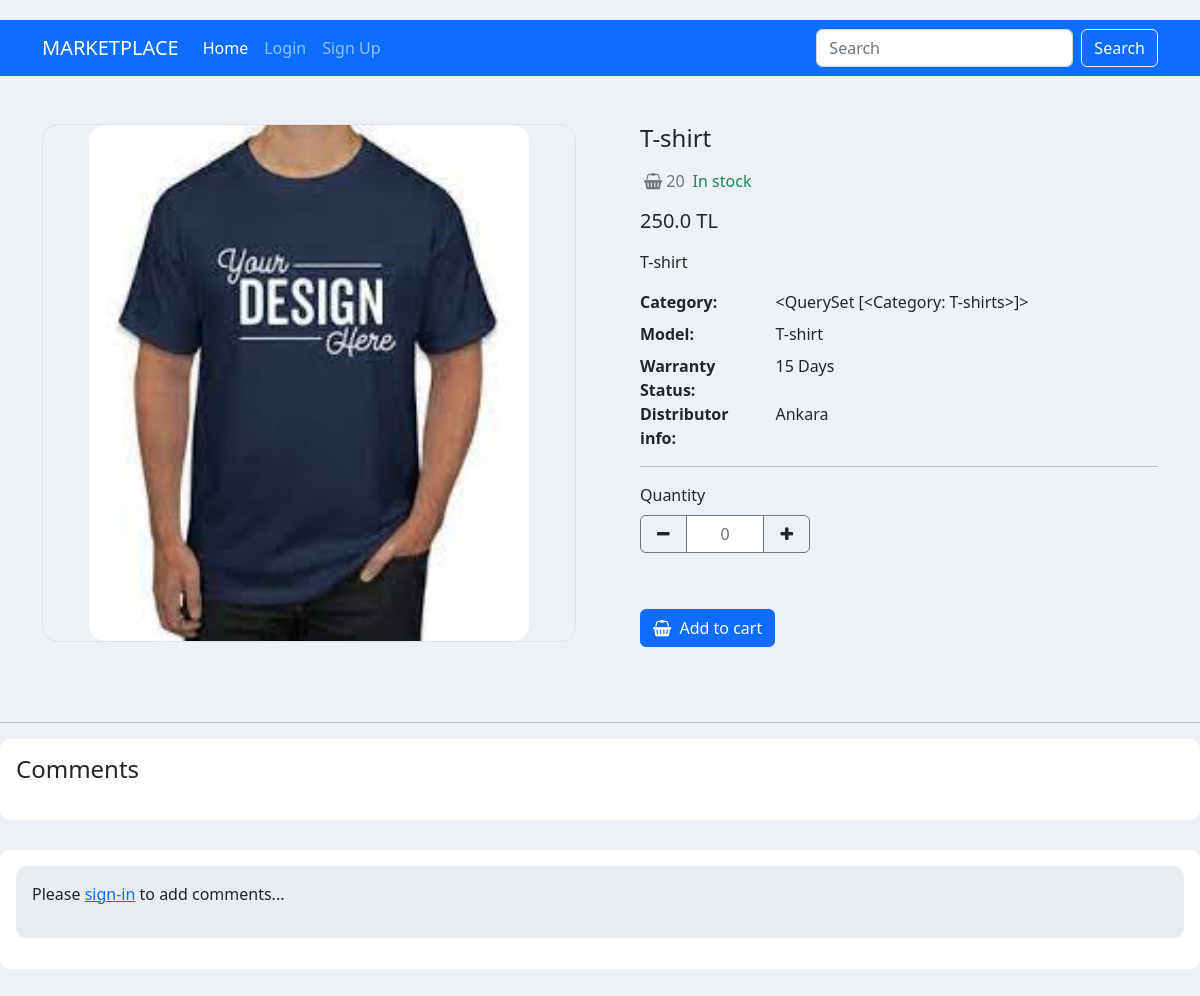
The page /items/1 on the database as committed earlier.
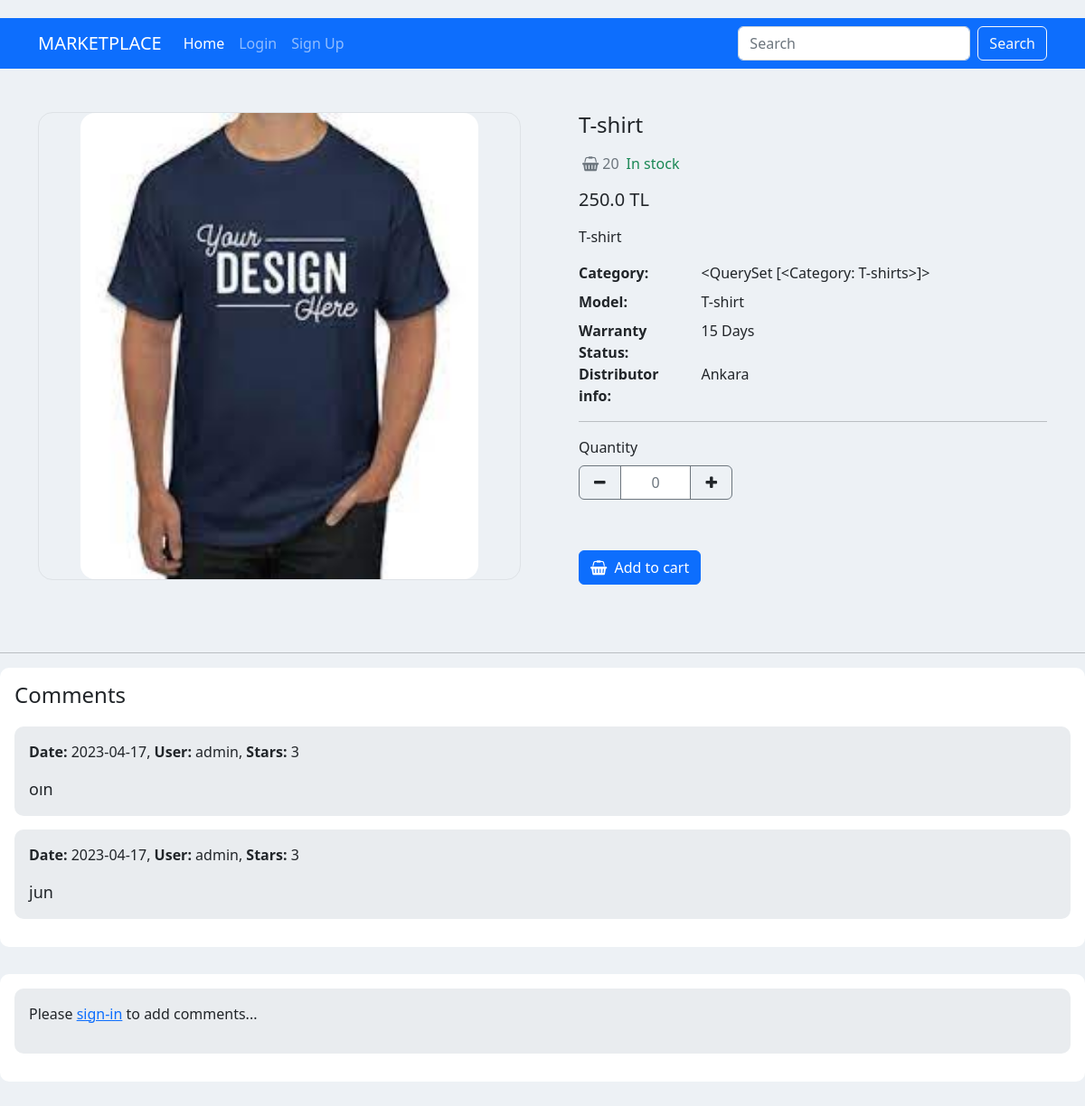
The same page on the database as committed later.
### Product/models.py (models this page shows, shortened)
class Comment(models.Model):
    product = models.ForeignKey(InStockProduct, related_name='comments' , on_delete=models.CASCADE)
    user = models.ForeignKey(Users, related_name='comments', on_delete=models.CASCADE)
    content = models.TextField(blank=True, null=True)
    stars = models.IntegerField()
    date_added = models.DateTimeField(auto_now_add=True)
    approved = models.BooleanField('Approved', default=False)

class Users(AbstractBaseUser,PermissionsMixin):
    ID = models.AutoField(primary_key=True)
    email = models.EmailField(blank=True,default='')
    first_name = models.CharField(max_length=30,default='',blank=True)
    last_name = models.CharField(max_length=30,default='',blank=True)
    is_active = models.BooleanField(default=True)
    is_superuser = models.BooleanField(default=False)
    is_staff = models.BooleanField(default=False)
    username = models.CharField(max_length=100,unique=True)
    tax_ID = models.IntegerField(default=0)
    home_address = models.TextField(blank=True,null=True)
    role = models.CharField(max_length=100,default='customer')
    date_joined = models.DateTimeField(default=timezone.now)
    last_login = models.DateTimeField(blank=True,null=True)
    objects = MyUserManager()
    REQUIRED_FIELDS = []
    USERNAME_FIELD = "username"
    def __str__(self):
        return self.username
    class Meta:
        verbose_name = 'User'
        verbose_name_plural = 'Users'

### Product/views.py (the view)
# urls.py: path("<int:pk>",views.detail,name="detail")
def detail(request,pk):
    product = get_object_or_404(InStockProduct,pk=pk)
    category = Category.objects.filter(id = product.category_id)
    comment = None
    comments = Comment.objects.all()
    if request.method == 'POST':
        stars = request.POST.get('stars', 3)
        content = request.POST.get('content', '')
        comment = Comment.objects.create(product=product, user=request.user, stars=stars, content=content)
        comment.save()
        return redirect('detail',pk=pk)
    return render(request,"detail.html",{
            "product":product,
            "category":category,
            "comments":comments})

### Product/models.py (called while the page is built)
    def __str__(self) -> str:
        return self.name

### Product/templates/detail.html (shortened to what the changed rows need)
{% extends 'base.html' %}
{% load static %}
{% block link %}
<link rel="stylesheet" type="text/css" href="{% static 'detail.css' %}">
{% endblock %}
{% block content %}
<div class="card" style="border-radius:10px;">
    <div class="card-body">
        {% for comment in comments %}
        {% if comment.product.ID == product.ID%}
        <div class="card-body" style="background-color:#e9ecef; border-radius:10px; margin-bottom:15px;">
            <div style="">
                <p>
                    <strong>Date: </strong>{{ comment.date_added|date:"Y-m-d" }},
                    <strong> User: </strong>{{comment.user}},
                    <strong> Stars: </strong>{{comment.stars}}
                </p>
                <div style="font-size:18px;">
                    {{comment.content }}
                </div>
            </div>
        </div>
        {% endif %}
        {% endfor %}
    </div>
</div>
{% endblock %}

Rows that differ between the two databases and show on the page:
added Comment: date_added "2023-04-17", user "admin", stars "3", content "oın"
added Comment: date_added "2023-04-17", user "admin", stars "3", content "jun"
